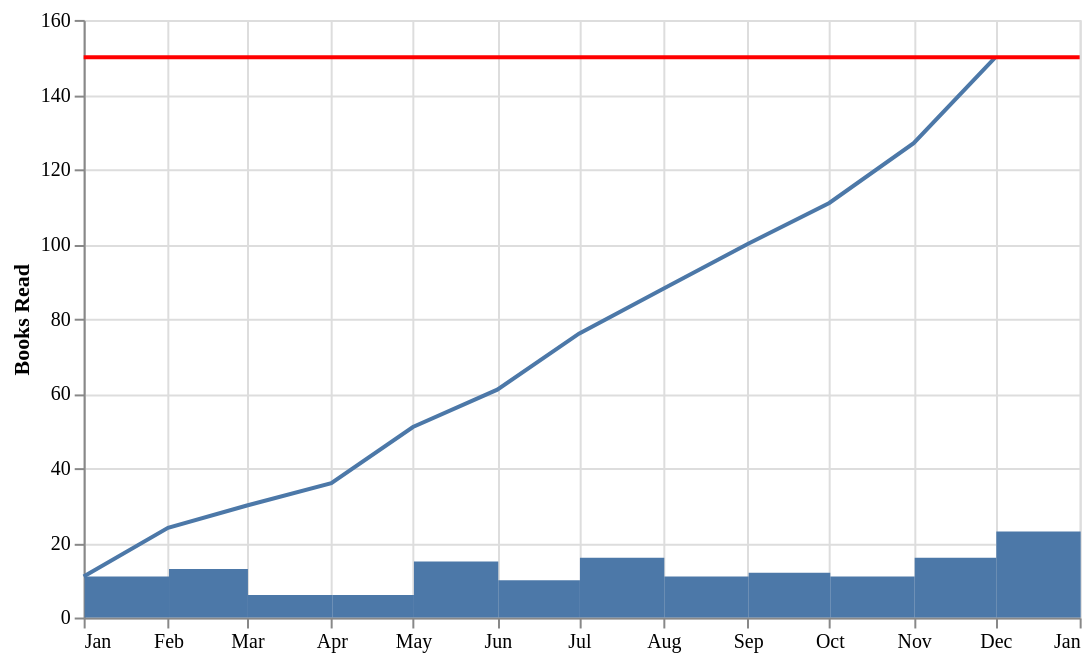

Vega-Lite specification for this chart:
### Vega-Lite specification from a JSON file in a GitHub repository (floating-point values rounded to 4 significant figures)
{"$schema": "https://vega.github.io/schema/vega-lite/v2.json", "description": "Number of books I read in 2018 by month", "width": 500, "config": {"bar": {"discreteBandSize": 20, "binSpacing": 0}, "axis": {"titleFont": "Karla", "labelFont": "Karla"}}, "data": {"values": [{"month": "Jan", "pages": 2651, "books": 11, "total_books": 11}, {"month": "Feb", "pages": 2901, "books": 13, "total_books": 24}, {"month": "Mar", "pages": 1812, "books": 6, "total_books": 30}, {"month": "Apr", "pages": 1960, "books": 6, "total_books": 36}, {"month": "May", "pages": 4174, "books": 15, "total_books": 51}, {"month": "Jun", "pages": 3015, "books": 10, "total_books": 61}, {"month": "Jul", "pages": 4865, "books": 16, "total_books": 76}, {"month": "Aug", "pages": 3016, "books": 11, "total_books": 88}, {"month": "Sep", "pages": 3824, "books": 12, "total_books": 100}, {"month": "Oct", "pages": 2567, "books": 11, "total_books": 111}, {"month": "Nov", "pages": 4142, "books": 16, "total_books": 127}, {"month": "Dec", "pages": 5450, "books": 23, "total_books": 150}], "format": {"parse": {"month": "date:'%b'"}}}, "layer": [{"mark": "line", "encoding": {"x": {"field": "month", "type": "temporal", "timeUnit": "month"}, "y": {"field": "total_books", "type": "quantitative"}}}, {"mark": "bar", "encoding": {"x": {"field": "month", "type": "temporal", "timeUnit": "month", "axis": {"title": null}}, "y": {"field": "books", "type": "quantitative", "axis": {"title": "Books Read"}}}}, {"mark": "rule", "encoding": {"y": {"field": "total_books", "type": "quantitative", "aggregate": "max"}, "size": {"value": 2}, "color": {"value": "red"}}}]}
